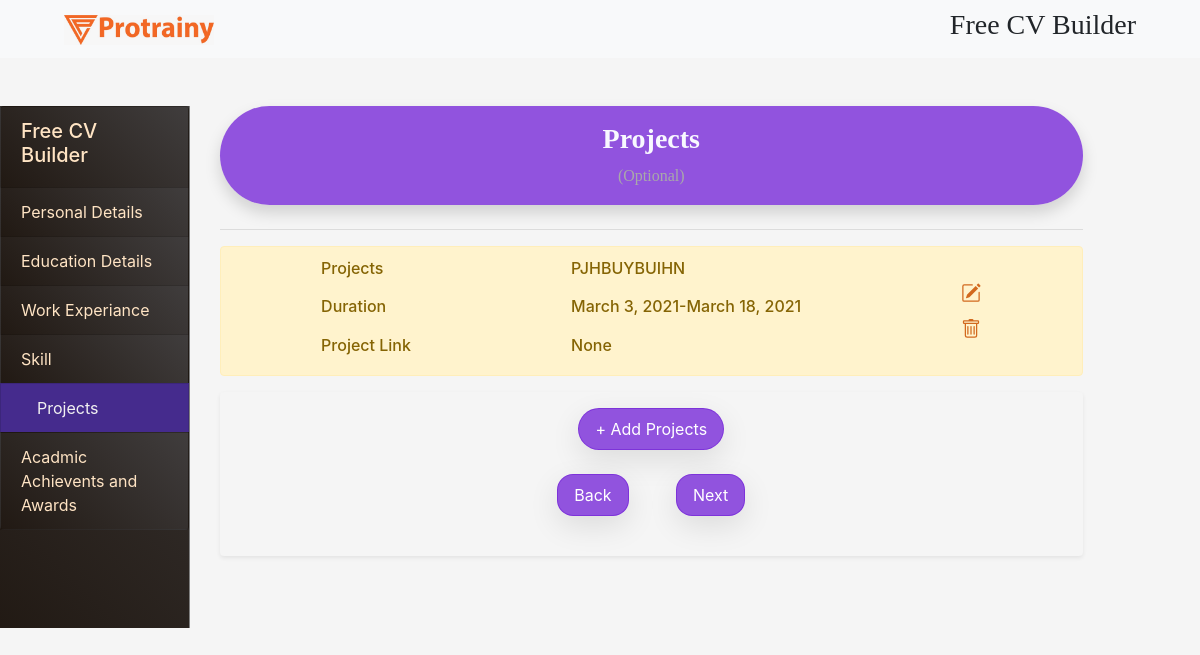
The page /project on the database as committed earlier.
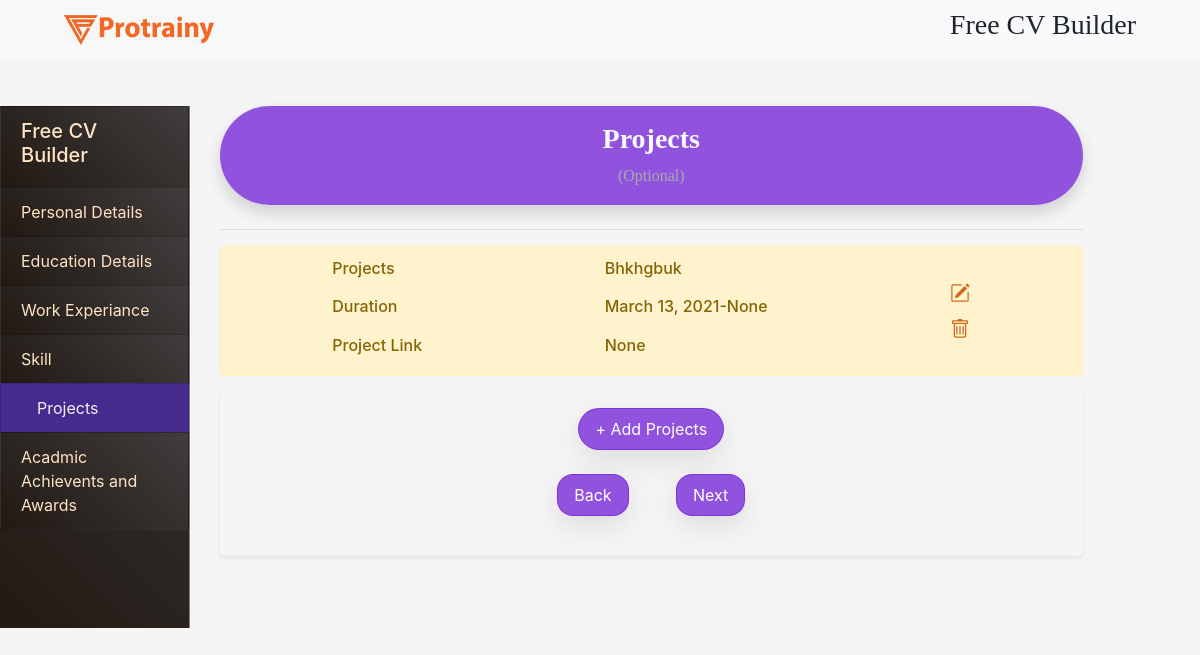
The same page on the database as committed later.
### resume_maker/models.py (models this page shows, shortened)
class Projects(models.Model):
    person = models.ForeignKey(Person,on_delete=models.CASCADE)
    project = models.CharField(max_length=150)
    start_dt = models.DateField()
    end_dt = models.DateField(null = True,blank = True)
    running = models.BooleanField(default = False)
    project_link = models.URLField(blank=True,null=True)

### resume_maker/views.py (the view)
# urls.py: path('project', views.pro, name='project'),
def pro(request):
    show =True
    person = Person.objects.last()
    prjcts = Projects.objects.filter(person = person)
    if request.method == "POST":
        next=True
        form = ProjectsForm(request.POST)
        if form.is_valid():
            cd = form.cleaned_data
            project = cd.get('project')
            start_dt = cd.get('start_dt')
            end_dt = cd.get('end_dt')
            running = cd.get('running')
            project_link = cd.get('project_link')
            data = Projects(project = project, start_dt = start_dt, end_dt = end_dt,running = running, project_link = project_link, person = person)
            temp = Projects.objects.filter(project = project, start_dt = start_dt, end_dt = end_dt,running = running, project_link = project_link, person = person)
            if temp.exists():
                temp.update(project = project, start_dt = start_dt, end_dt = end_dt,running = running, project_link = project_link, person = person)
            else:
                data.save()
            form = ProjectsForm()
            show = True
            return render(request,"project.html",{'next':next,"prjct":form,"data":prjcts,"show":show})
    else:
        form = ProjectsForm()
        next=False
    return render(request,"project.html", {'next':next,"prjct": form,"show":show,"data":prjcts})

### templates/project.html (shortened to what the changed rows need)
{% extends "getinput.html" %}
{% load crispy_forms_tags %}
{% block content %}
    <main class="row">
    <section class="col-md-9 my-4 col-sm-12">
    <div class="container">
            {% with count=1 %}
                {% for i in data %}
                    <div id="del{{ forloop.counter }}">
                        <div class="alert alert-warning" role="alert">
                            <div class="d-flex justify-content-around flex-wrap ">
                                <div class="d-flex flex-column justify-content-between flex-wrap ">
                                    <h6 class="text-capitalize">Projects</h6>
                                    <h6 class="text-capitalize">Duration</h6>
                                    <h6 class="text-capitalize">Project Link</h6>
                                </div>
                                <div class="d-flex flex-column justify-content-between flex-wrap ">
                                    <h6 class="text-capitalize">{{ i.project }}</h6>
                                    <h6 class="text-capitalize">{{ i.start_dt }}-{{ i.end_dt }}</h6>
                                    <h6 class="text-capitalize">{{ i.project_link }}</h6>
                                </div>
                                <div class="d-flex flex-column flex-wrap my-4" style="max-width: 200px">
                                    <svg data-toggle="modal" data-target="#exampleModalCenter{{ forloop.counter }}"
                                         xmlns="http://www.w3.org/2000/svg" width="20" height="20" fill="currentColor"
                                         class="bi bi-pencil-square " viewBox="0 0 16 16">
                                        <path d="M15.502 1.94a.5.5 0 0 1 0 .706L14.459 3.69l-2-2L13.502.646a.5.5 0 0 1 .707 0l1.293 1.293zm-1.75 2.456l-2-2L4.939 9.21a.5.5 0 0 0-.121.196l-.805 2.414a.25.25 0 0 0 .316.316l2.414-.805a.5.5 0 0 0 .196-.12l6.813-6.814z"/>
                                        <path fill-rule="evenodd"
                                              d="M1 13.5A1.5 1.5 0 0 0 2.5 15h11a1.5 1.5 0 0 0 1.5-1.5v-6a.5.5 0 0 0-1 0v6a.5.5 0 0 1-.5.5h-11a.5.5 0 0 1-.5-.5v-11a.5.5 0 0 1 .5-.5H9a.5.5 0 0 0 0-1H2.5A1.5 1.5 0 0 0 1 2.5v11z"/>
                                    </svg>
                                    <a href = "project/{{ i.id }}"></a>
                                </div>
                            </div>
                        </div>
                    </div>
                {% endfor %}
            {% endwith %}
    </div></section></main>
{% endblock %}

Rows that differ between the two databases and show on the page:
no longer on this page (row unchanged): Projects: project "PJHBUYBUIHN", start_dt "March 3, 2021", end_dt "March 18, 2021", project_link "None"
added Projects: project "Bhkhgbuk", start_dt "March 13, 2021", end_dt "None", project_link "None"
